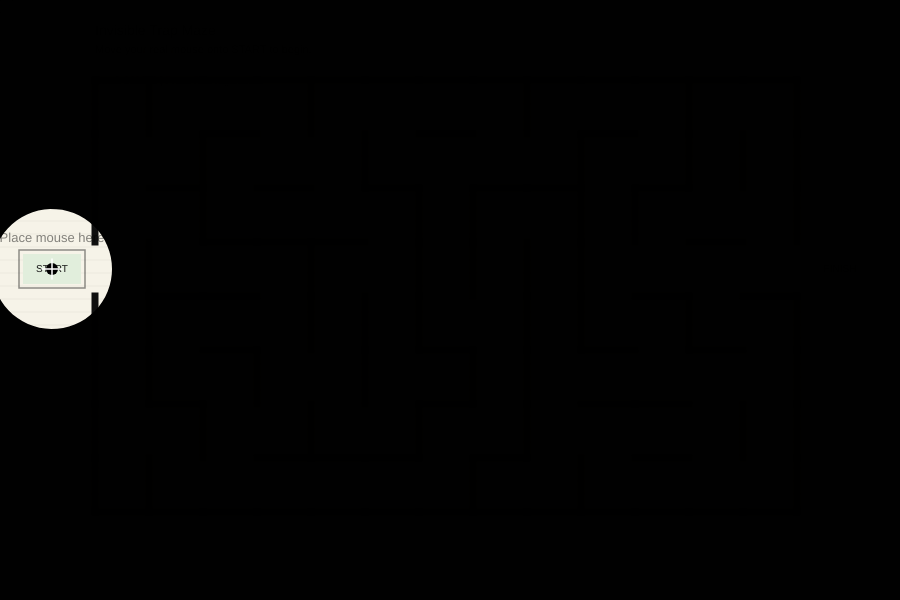
Frame 1 (no input)
Frame 60 (no input): identical to frame 1, image omitted
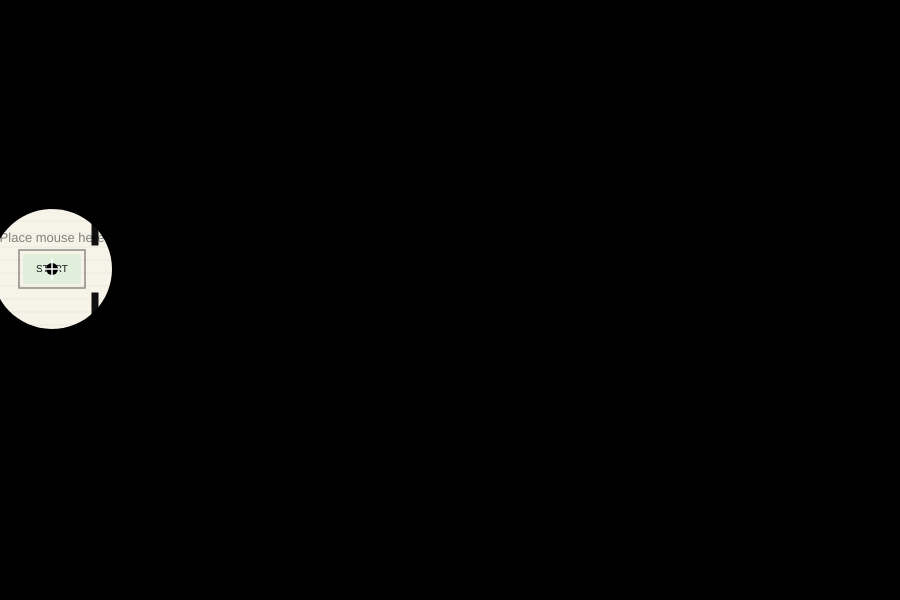
Frame 120 (the mouse pressed at the canvas centre since frame 60)

The p5.js sketch that drew these frames (run headless with seeded random() and noise() and a simulated clock; from frame 60 on, the mouse is pressed at the canvas centre):

// p5.js sketch
// ── sketch.js
/*
  Invisible Trap Maze - Procedural Grid Version
  ---------------------------------------------

  Concept:
  - The maze is procedurally generated each time.
  - Press R to regenerate a new maze.
  - The real cursor is hidden.
  - The player controls a fake cursor.
  - The fake cursor follows the real mouse smoothly using lerp().
  - Some paths contain invisible trap walls.
  - If the fake cursor hits a wall, it freezes.
  - A transparent real-mouse overlay appears.
  - The fake cursor unlocks only when the real mouse returns to it.

  Maze logic:
  - The maze is a grid of cells.
  - Each cell has top/right/bottom/left edges.
  - Each edge can be:
      OPEN    = passable
      VISIBLE = visible wall
      TRAP    = invisible wall
*/

const OPEN = "open";
const VISIBLE = "visible";
const TRAP = "trap";

let maze;
let player;

let startArea;
let finishArea;

let hasWon = false;
let gameStarted = false;

let mazeSeed;

let radarActive = 0;
let timeLeft = 20 * 60;
let cooldownTimer = 0;

// Keep this true while testing.
// Set it to false for final submission.
let DEBUG_SHOW_INVISIBLE_WALLS = false;

function setup() {
  createCanvas(900, 600);
  noCursor();

  resetGame();
}

function keyPressed() {
  if (key === "r" || key === "R") {
    resetGame();
  }
}

function resetGame() {
  hasWon = false;
  gameStarted = false;
  timeLeft = 20 * 60;
  radarActive = 0;
  cooldownTimer = 0;
  DEBUG_SHOW_INVISIBLE_WALLS = false;

  /*
    Generate a fresh seed each time.
    Date.now() makes the maze different on each page load.
    Math.random() adds extra variation when regenerating quickly.
  */
  mazeSeed = floor((Date.now() + Math.random() * 1000000) % 1000000000);
  randomSeed(mazeSeed);

  maze = new Maze(13, 8, 95, 80, 54, 7, 3, 3);

  maze.generate();

  startArea = maze.getStartArea();
  finishArea = maze.getFinishArea();

  player = new Player(
    startArea.x + startArea.w / 2,
    startArea.y + startArea.h / 2,
    6
  );

  console.log("Maze seed:", mazeSeed);
}

/*
  Main draw loop
*/

function draw() {
  background(246, 243, 232);
  
  if (radarActive > 0) {
    radarActive--;
    
    // flashes between frames 40-30 and again between 20-10
    if ((radarActive > 30) || (radarActive > 10 && radarActive <= 20)) {
      DEBUG_SHOW_INVISIBLE_WALLS = true;
    } else {
      DEBUG_SHOW_INVISIBLE_WALLS = false;
    }
  }
  
  if (cooldownTimer > 0) {
    cooldownTimer--;
  }

  drawPaperTexture();
  drawTitleText();
  drawStartAndFinish();

  maze.draw();
  
  

  if (!gameStarted) {
    drawStartPrompt();

    player.draw();
    player.drawRealMouseOverlay();

    if (pointInsideRect(mouseX, mouseY, startArea)) {
      gameStarted = true;
      player.syncToMouse();
    }
    
    drawSpotlight();

    return;
  }
  
  if (gameStarted && !hasWon) {
    drawSpotlight();
    push();
    fill(255, 50, 50);
    textSize(24);
    textAlign(CENTER, TOP);
    text("TIME: " + ceil(timeLeft / 60), width / 2, 20);
  }

  if (!hasWon) {
    player.update(maze.walls);
    
    timeLeft--;
    // Brutal Restart
    if (timeLeft <- 0) {
      resetGame();
    }

    if (pointInsideRect(player.x, player.y, finishArea)) {
      hasWon = true;
    }
  }

  player.draw();

  if (hasWon) {
    drawWinScreen();
  }
}

/*
  Cell class
  ----------

  Each cell stores the state of its four surrounding edges.

  This is the grid/graph structure.
*/

class Cell {
  constructor(col, row) {
    this.col = col;
    this.row = row;

    this.visited = false;

    this.edges = {
      top: VISIBLE,
      right: VISIBLE,
      bottom: VISIBLE,
      left: VISIBLE
    };
  }
}

/*
  Maze class
  ----------

  Responsible for:
  - creating the grid
  - generating the maze
  - creating controlled extra routes
  - avoiding big open rooms
  - adding invisible traps
  - converting grid edges into Wall objects
*/

class Maze {
  constructor(cols, rows, x, y, cellSize, wallThickness, startRow, finishRow) {
    this.cols = cols;
    this.rows = rows;

    this.x = x;
    this.y = y;

    this.cellSize = cellSize;
    this.wallThickness = wallThickness;

    this.startRow = startRow;
    this.finishRow = finishRow;

    this.grid = [];
    this.walls = [];

    this.invisibleTrapCount = 0;
  }

  generate() {
    this.createGrid();

    /*
      Step 1:
      Generate a proper connected maze.

      This is a "perfect maze":
      every cell is reachable, but there is only one route between cells.
    */
    this.generateBaseMaze();

    /*
      Step 2:
      Add some controlled loops.

      This creates multiple possible routes without opening the maze
      into giant blank rooms.
    */
    this.braidDeadEnds(0.35);
    this.addMazeLikeLoops(10);

    /*
      Step 3:
      Open the entrance and exit.
    */
    this.grid[this.startRow][0].edges.left = OPEN;
    this.grid[this.finishRow][this.cols - 1].edges.right = OPEN;

    /*
      Step 4:
      Add invisible traps.

      These are placed only if pathfinding confirms:
      - the maze remains solvable
      - a nearby alternative route exists
    */
    this.addInvisibleTrapWalls(6);

    console.log(
      "Maze solvable:",
      this.pathExists(
        this.grid[this.startRow][0],
        this.grid[this.finishRow][this.cols - 1]
      )
    );

    /*
      Step 5:
      Convert the logical cell edges into actual rectangle collision walls.
    */
    this.buildWallObjectsFromGrid();
  }

  createGrid() {
    this.grid = [];

    for (let row = 0; row < this.rows; row++) {
      let currentRow = [];

      for (let col = 0; col < this.cols; col++) {
        currentRow.push(new Cell(col, row));
      }

      this.grid.push(currentRow);
    }
  }

  generateBaseMaze() {
    /*
      Depth-first search maze generation.

      Starts with all walls closed.
      Then carves passages until every cell has been visited.
    */

    let stack = [];

    let current = this.grid[this.startRow][0];
    current.visited = true;

    let visitedCount = 1;
    let totalCells = this.cols * this.rows;

    while (visitedCount < totalCells) {
      let neighbours = this.getUnvisitedNeighbours(current);

      if (neighbours.length > 0) {
        let chosen = random(neighbours);

        this.setEdgeBetween(current, chosen.cell, chosen.direction, OPEN);

        stack.push(current);

        current = chosen.cell;
        current.visited = true;

        visitedCount++;
      } else {
        current = stack.pop();
      }
    }
  }

  getUnvisitedNeighbours(cell) {
    let results = [];
    let directions = ["top", "right", "bottom", "left"];

    for (let direction of directions) {
      let neighbour = this.getNeighbour(cell, direction);

      if (neighbour !== null && !neighbour.visited) {
        results.push({
          cell: neighbour,
          direction: direction
        });
      }
    }

    return results;
  }

  /*
    Controlled maze opening
    -----------------------

    These methods add extra routes while preventing large open spaces.
  */

  countOpenEdges(cell) {
    let count = 0;
    let directions = ["top", "right", "bottom", "left"];

    for (let direction of directions) {
      if (cell.edges[direction] === OPEN) {
        count++;
      }
    }

    return count;
  }

  getClosedInternalEdges() {
    /*
      Returns closed edges between cells.

      Only right and bottom are checked to avoid checking the same wall twice.
    */

    let edges = [];

    for (let row = 0; row < this.rows; row++) {
      for (let col = 0; col < this.cols; col++) {
        let cell = this.grid[row][col];

        let directions = ["right", "bottom"];

        for (let direction of directions) {
          let neighbour = this.getNeighbour(cell, direction);

          if (neighbour !== null && cell.edges[direction] !== OPEN) {
            edges.push({
              cellA: cell,
              cellB: neighbour,
              direction: direction
            });
          }
        }
      }
    }

    return edges;
  }

  wouldCreateOpenSquare(cellA, cellB, direction) {
    /*
      Prevents ugly 2x2 open rooms.

      A maze should have corridors, turns, junctions and dead ends.
      It should not have large blank areas.
    */

    let opposite = this.getOppositeDirection(direction);

    let oldA = cellA.edges[direction];
    let oldB = cellB.edges[opposite];

    // Temporarily open the edge.
    this.setEdgeBetween(cellA, cellB, direction, OPEN);

    let createsOpenSquare = false;

    for (let row = 0; row < this.rows - 1; row++) {
      for (let col = 0; col < this.cols - 1; col++) {
        let topLeft = this.grid[row][col];
        let topRight = this.grid[row][col + 1];
        let bottomLeft = this.grid[row + 1][col];

        /*
          These are the four internal connections inside a 2x2 cell block.

          If all four are open, the block becomes a room.
        */

        let topOpen = topLeft.edges.right === OPEN;
        let leftOpen = topLeft.edges.bottom === OPEN;
        let rightOpen = topRight.edges.bottom === OPEN;
        let bottomOpen = bottomLeft.edges.right === OPEN;

        if (topOpen && leftOpen && rightOpen && bottomOpen) {
          createsOpenSquare = true;
        }
      }
    }

    // Restore the original edge.
    cellA.edges[direction] = oldA;
    cellB.edges[opposite] = oldB;

    return createsOpenSquare;
  }

  canOpenEdgeWithoutMakingRoom(cellA, cellB, direction) {
    /*
      Decides whether an extra route can be opened.

      Rules:
      - Do not open an already open edge.
      - Avoid making cells too open.
      - Avoid creating 2x2 blank spaces.
    */

    if (cellA.edges[direction] === OPEN) {
      return false;
    }

    let degreeA = this.countOpenEdges(cellA);
    let degreeB = this.countOpenEdges(cellB);

    /*
      Prevent cells from becoming too open.
      This keeps the maze looking like corridors instead of rooms.
    */
    if (degreeA >= 3 || degreeB >= 3) {
      return false;
    }

    if (this.wouldCreateOpenSquare(cellA, cellB, direction)) {
      return false;
    }

    return true;
  }

  addMazeLikeLoops(amount) {
    /*
      Adds a limited number of extra routes.

      This gives the user more than one possible path without destroying
      the internal wall structure.
    */

    let candidates = this.getClosedInternalEdges();

    shuffle(candidates, true);

    let opened = 0;

    for (let candidate of candidates) {
      if (opened >= amount) {
        break;
      }

      if (
        this.canOpenEdgeWithoutMakingRoom(
          candidate.cellA,
          candidate.cellB,
          candidate.direction
        )
      ) {
        this.setEdgeBetween(
          candidate.cellA,
          candidate.cellB,
          candidate.direction,
          OPEN
        );

        opened++;
      }
    }
  }

  braidDeadEnds(probability) {
    /*
      Perfect mazes have many dead ends.

      This opens some of those dead ends into loops, creating route choice
      while still keeping the maze narrow and maze-like.
    */

    let deadEnds = [];

    for (let row = 0; row < this.rows; row++) {
      for (let col = 0; col < this.cols; col++) {
        let cell = this.grid[row][col];

        if (this.countOpenEdges(cell) === 1) {
          deadEnds.push(cell);
        }
      }
    }

    shuffle(deadEnds, true);

    for (let cell of deadEnds) {
      if (random(1) > probability) {
        continue;
      }

      let candidates = [];
      let directions = ["top", "right", "bottom", "left"];

      for (let direction of directions) {
        let neighbour = this.getNeighbour(cell, direction);

        if (
          neighbour !== null &&
          this.canOpenEdgeWithoutMakingRoom(cell, neighbour, direction)
        ) {
          candidates.push({
            neighbour: neighbour,
            direction: direction
          });
        }
      }

      if (candidates.length > 0) {
        let chosen = random(candidates);

        this.setEdgeBetween(
          cell,
          chosen.neighbour,
          chosen.direction,
          OPEN
        );
      }
    }
  }

  /*
    Invisible trap placement
    ------------------------

    A trap is an invisible wall placed on an edge that previously looked open.
  */

  addInvisibleTrapWalls(targetAmount) {
    let candidates = this.findTrapCandidates();

    shuffle(candidates, true);

    /*
      Sort slightly toward the start row and central area.
      This makes traps more likely to appear on routes players actually try.
    */

    candidates.sort((a, b) => {
      return a.score - b.score;
    });

    this.invisibleTrapCount = 0;

    for (let candidate of candidates) {
      if (this.invisibleTrapCount >= targetAmount) {
        break;
      }

      let cellA = candidate.cellA;
      let cellB = candidate.cellB;
      let direction = candidate.direction;

      if (this.canPlaceTrapBetween(cellA, cellB, direction)) {
        this.setEdgeBetween(cellA, cellB, direction, TRAP);
        this.invisibleTrapCount++;
      }
    }
  }

  findTrapCandidates() {
    let candidates = [];

    for (let row = 0; row < this.rows; row++) {
      for (let col = 0; col < this.cols; col++) {
        let cell = this.grid[row][col];

        /*
          Only right and bottom are checked to avoid duplicate edges.
        */

        let directions = ["right", "bottom"];

        for (let direction of directions) {
          let neighbour = this.getNeighbour(cell, direction);

          if (neighbour !== null && cell.edges[direction] === OPEN) {
            let midCol = (cell.col + neighbour.col) / 2;
            let midRow = (cell.row + neighbour.row) / 2;

            let score =
              abs(midRow - this.startRow) * 2 +
              abs(midCol - this.cols / 2) * 0.3 +
              random(0, 1);

            candidates.push({
              cellA: cell,
              cellB: neighbour,
              direction: direction,
              score: score
            });
          }
        }
      }
    }

    return candidates;
  }

  canPlaceTrapBetween(cellA, cellB, direction) {
    /*
      Temporarily place a trap.
      Then test whether it is fair.

      A fair trap:
      - does not make the maze impossible
      - has a nearby alternative route
    */

    this.setEdgeBetween(cellA, cellB, direction, TRAP);

    let fullMazeStillSolvable = this.pathExists(
      this.grid[this.startRow][0],
      this.grid[this.finishRow][this.cols - 1]
    );

    let localAlternativeExists = this.pathExists(cellA, cellB, 8);

    // Undo temporary trap.
    this.setEdgeBetween(cellA, cellB, direction, OPEN);

    return fullMazeStillSolvable && localAlternativeExists;
  }

  pathExists(startCell, targetCell, maxDepth = Infinity) {
    /*
      Breadth-first search.

      Only OPEN edges are passable.
      VISIBLE and TRAP are both blocked.
    */

    let queue = [
      {
        cell: startCell,
        distance: 0
      }
    ];

    let visited = new Set();
    visited.add(this.cellKey(startCell));

    while (queue.length > 0) {
      let current = queue.shift();

      if (current.cell === targetCell) {
        return true;
      }

      if (current.distance >= maxDepth) {
        continue;
      }

      let directions = ["top", "right", "bottom", "left"];

      for (let direction of directions) {
        if (current.cell.edges[direction] !== OPEN) {
          continue;
        }

        let neighbour = this.getNeighbour(current.cell, direction);

        if (neighbour === null) {
          continue;
        }

        let key = this.cellKey(neighbour);

        if (!visited.has(key)) {
          visited.add(key);

          queue.push({
            cell: neighbour,
            distance: current.distance + 1
          });
        }
      }
    }

    return false;
  }

  /*
    Wall construction
    -----------------

    Converts the logical cell grid into visible/collidable rectangle walls.
  */

  buildWallObjectsFromGrid() {
    this.walls = [];

    let half = this.wallThickness / 2;

    for (let row = 0; row < this.rows; row++) {
      for (let col = 0; col < this.cols; col++) {
        let cell = this.grid[row][col];

        let cellX = this.x + col * this.cellSize;
        let cellY = this.y + row * this.cellSize;

        // Top edge.
        if (cell.edges.top !== OPEN) {
          this.walls.push(
            new Wall(
              cellX - half,
              cellY - half,
              this.cellSize + this.wallThickness,
              this.wallThickness,
              cell.edges.top === VISIBLE
            )
          );
        }

        // Left edge.
        if (cell.edges.left !== OPEN) {
          this.walls.push(
            new Wall(
              cellX - half,
              cellY - half,
              this.wallThickness,
              this.cellSize + this.wallThickness,
              cell.edges.left === VISIBLE
            )
          );
        }

        // Right outer border only.
        if (col === this.cols - 1 && cell.edges.right !== OPEN) {
          this.walls.push(
            new Wall(
              cellX + this.cellSize - half,
              cellY - half,
              this.wallThickness,
              this.cellSize + this.wallThickness,
              cell.edges.right === VISIBLE
            )
          );
        }

        // Bottom outer border only.
        if (row === this.rows - 1 && cell.edges.bottom !== OPEN) {
          this.walls.push(
            new Wall(
              cellX - half,
              cellY + this.cellSize - half,
              this.cellSize + this.wallThickness,
              this.wallThickness,
              cell.edges.bottom === VISIBLE
            )
          );
        }
      }
    }
  }

  draw() {
    for (let wall of this.walls) {
      wall.draw();
    }
  }

  /*
    Grid helpers
  */

  getCell(col, row) {
    if (col < 0 || col >= this.cols || row < 0 || row >= this.rows) {
      return null;
    }

    return this.grid[row][col];
  }

  getNeighbour(cell, direction) {
    if (direction === "top") {
      return this.getCell(cell.col, cell.row - 1);
    }

    if (direction === "right") {
      return this.getCell(cell.col + 1, cell.row);
    }

    if (direction === "bottom") {
      return this.getCell(cell.col, cell.row + 1);
    }

    if (direction === "left") {
      return this.getCell(cell.col - 1, cell.row);
    }

    return null;
  }

  getOppositeDirection(direction) {
    if (direction === "top") return "bottom";
    if (direction === "right") return "left";
    if (direction === "bottom") return "top";

    return "right";
  }

  setEdgeBetween(cellA, cellB, directionFromA, value) {
    let opposite = this.getOppositeDirection(directionFromA);

    cellA.edges[directionFromA] = value;
    cellB.edges[opposite] = value;
  }

  cellKey(cell) {
    return cell.col + "," + cell.row;
  }

  getStartArea() {
    return {
      x: this.x - 72,
      y: this.y + this.startRow * this.cellSize + 12,
      w: 58,
      h: this.cellSize - 24
    };
  }

  getFinishArea() {
    return {
      x: this.x + this.cols * this.cellSize + 14,
      y: this.y + this.finishRow * this.cellSize + 12,
      w: 58,
      h: this.cellSize - 24
    };
  }
}

/*
  Wall class
  ----------

  A wall is a rectangle.
  It can be visible or invisible.

  Invisible walls still exist as collision objects.
*/

class Wall {
  constructor(x, y, w, h, isVisible) {
    this.x = x;
    this.y = y;
    this.w = w;
    this.h = h;
    this.isVisible = isVisible;
  }

  draw() {
    if (this.isVisible) {
      noStroke();
      fill(15);
      rect(this.x, this.y, this.w, this.h);
    } else if (DEBUG_SHOW_INVISIBLE_WALLS) {
      noStroke();
      fill(255, 0, 0, 120);
      rect(this.x, this.y, this.w, this.h);
    }
  }

  collidesWithCircle(circleX, circleY, circleRadius) {
    /*
      AABB-to-circle collision.

      The wall is a rectangle.
      The player is a circle.

      Find the closest point on the rectangle to the circle centre.
      If that point is inside the circle radius, collision happens.
    */

    let closestX = constrain(circleX, this.x, this.x + this.w);
    let closestY = constrain(circleY, this.y, this.y + this.h);

    let distanceX = circleX - closestX;
    let distanceY = circleY - closestY;

    let distanceSquared = distanceX * distanceX + distanceY * distanceY;
    let radiusSquared = circleRadius * circleRadius;

    return distanceSquared <= radiusSquared;
  }
}

/*
  Player class
  ------------

  This is the fake cursor.
*/

class Player {
  constructor(x, y, radius) {
    this.x = x;
    this.y = y;

    this.previousX = x;
    this.previousY = y;

    this.radius = radius;
    this.followSpeed = 0.22;

    this.isLocked = false;

    this.lockX = x;
    this.lockY = y;

    this.unlockDistance = 15;
    this.flashTimer = 0;
  }

  syncToMouse() {
    this.x = mouseX;
    this.y = mouseY;

    this.previousX = mouseX;
    this.previousY = mouseY;

    this.lockX = mouseX;
    this.lockY = mouseY;
  }

  update(walls) {
    if (this.isLocked) {
      let distanceToLock = dist(mouseX, mouseY, this.lockX, this.lockY);

      if (distanceToLock < this.unlockDistance) {
        this.isLocked = false;

        this.x = this.lockX;
        this.y = this.lockY;

        this.previousX = this.x;
        this.previousY = this.y;
      }

      return;
    }

    /*
      Save the previous fake-cursor location before movement.
      This is essential for freezing at the last safe point.
    */

    this.previousX = this.x;
    this.previousY = this.y;

    let nextX = lerp(this.x, mouseX, this.followSpeed);
    let nextY = lerp(this.y, mouseY, this.followSpeed);

    /*
      Swept collision check.

      This samples between the current and next position.
      It stops the fake cursor from skipping through thin walls.
    */

    let movementDistance = dist(this.previousX, this.previousY, nextX, nextY);
    let steps = max(1, ceil(movementDistance / 3));

    let lastSafeX = this.previousX;
    let lastSafeY = this.previousY;

    for (let i = 1; i <= steps; i++) {
      let amount = i / steps;

      let testX = lerp(this.previousX, nextX, amount);
      let testY = lerp(this.previousY, nextY, amount);

      if (this.collidesWithAnyWall(testX, testY, walls)) {
        this.lockAt(lastSafeX, lastSafeY);
        return;
      }

      lastSafeX = testX;
      lastSafeY = testY;
    }

    this.x = nextX;
    this.y = nextY;
  }

  collidesWithAnyWall(testX, testY, walls) {
    for (let wall of walls) {
      if (wall.collidesWithCircle(testX, testY, this.radius)) {
        return true;
      }
    }

    return false;
  }

  lockAt(x, y) {
    this.isLocked = true;

    this.lockX = x;
    this.lockY = y;

    this.x = x;
    this.y = y;

    this.flashTimer = 14;
  }

  draw() {
    push();

    noStroke();
    fill(0);
    circle(this.x, this.y, this.radius * 2);

    stroke(255);
    strokeWeight(1.5);
    line(this.x - 10, this.y, this.x + 10, this.y);
    line(this.x, this.y - 10, this.x, this.y + 10);

    if (this.flashTimer > 0) {
      noFill();
      stroke(190, 0, 0, 180);
      strokeWeight(2);
      circle(this.x, this.y, 28 + this.flashTimer);
      this.flashTimer--;
    }

    pop();

    if (this.isLocked) {
      this.drawRealMouseOverlay();
      this.drawLockedHint();
    }
  }

  drawRealMouseOverlay() {
    push();

    noFill();
    stroke(0, 85);
    strokeWeight(2);
    circle(mouseX, mouseY, 25);

    stroke(0, 60);
    line(mouseX - 16, mouseY, mouseX + 16, mouseY);
    line(mouseX, mouseY - 16, mouseX, mouseY + 16);

    noStroke();
    fill(0, 55);
    circle(mouseX, mouseY, 5);

    pop();
  }

  drawLockedHint() {
    push();

    stroke(180, 0, 0, 110);
    strokeWeight(1.5);
    line(this.lockX, this.lockY, mouseX, mouseY);

    noFill();
    stroke(180, 0, 0, 140);
    circle(this.lockX, this.lockY, this.unlockDistance * 2);

    noStroke();
    fill(160, 0, 0);
    textAlign(CENTER, BOTTOM);
    textSize(11);
    text("return mouse here", this.lockX, this.lockY - 18);

    pop();
  }
}

/*
  Drawing helpers
*/

function drawStartAndFinish() {
  noStroke();

  fill(225, 238, 220);
  rect(startArea.x, startArea.y, startArea.w, startArea.h);

  fill(238, 226, 170);
  rect(finishArea.x, finishArea.y, finishArea.w, finishArea.h);

  fill(20);
  textSize(10);
  textAlign(CENTER, CENTER);

  text("START", startArea.x + startArea.w / 2, startArea.y + startArea.h / 2);
  text("FINISH", finishArea.x + finishArea.w / 2, finishArea.y + finishArea.h / 2);
}

function drawTitleText() {
  fill(20);
  textAlign(LEFT, TOP);
  textSize(14);

  text("Invisible Trap Maze", maze.x, 24);

  textSize(11);

  if (!gameStarted) {
    text("Move your real mouse onto START to begin.", maze.x, 44);
  } else if (player.isLocked) {
    fill(160, 0, 0);
    text("Trap hit: fake cursor locked. Move the real mouse back to the frozen cursor.", maze.x, 44);
  } else {
    text("Reach FINISH. Some open-looking passages contain invisible walls.", maze.x, 44);
  }

  fill(80);
  textSize(10);
  text("Seed: " + mazeSeed + " | Press R to regenerate", maze.x, 76);

  if (DEBUG_SHOW_INVISIBLE_WALLS) {
    fill(160, 0, 0);
    text("DEBUG: invisible traps are visible in red.", maze.x, 61);
  }
}

function drawStartPrompt() {
  push();

  fill(0, 120);
  textAlign(CENTER, CENTER);
  textSize(13);
  text("Place mouse here", startArea.x + startArea.w / 2, startArea.y - 16);

  noFill();
  stroke(0, 110);
  strokeWeight(1.5);
  rect(startArea.x - 4, startArea.y - 4, startArea.w + 8, startArea.h + 8);

  pop();
}

function drawWinScreen() {
  push();

  fill(246, 243, 232, 235);
  rect(0, 0, width, height);

  fill(20);
  textAlign(CENTER, CENTER);
  textSize(40);
  text("MAZE COMPLETE", width / 2, height / 2 - 18);

  textSize(15);
  text("Press R to generate a new maze.", width / 2, height / 2 + 25);

  pop();
}

function drawPaperTexture() {
  stroke(0, 10);
  strokeWeight(1);

  for (let y = 0; y < height; y += 13) {
    line(0, y, width, y);
  }
}

function pointInsideRect(px, py, rectangle) {
  return (
    px >= rectangle.x &&
    px <= rectangle.x + rectangle.w &&
    py >= rectangle.y &&
    py <= rectangle.y + rectangle.h
  );
}

function drawSpotlight() {
  push();
  noStroke();
  fill(0, 0, 0, 254); // Almost complete darkness
  
  beginShape();
  // Draw the massive dark overlay
  vertex(0, 0);
  vertex(width, 0);
  vertex(width, height);
  vertex(0, height);
  
  // Cut a circular hole around the player
  beginContour();
  let radius = 60; // Size of the flashlight
  for (let angle = PI * 2; angle > 0; angle -= 0.1) {
    vertex(player.x + cos(angle) * radius, player.y + sin(angle) * radius);
  }
  endContour();
  endShape(CLOSE);
  pop();
}

function mousePressed() {
  if (mouseButton === LEFT && gameStarted && !hasWon && timeLeft <= 600 && cooldownTimer === 0) {
    radarActive = 40;
    cooldownTimer = 240;
  }
}
